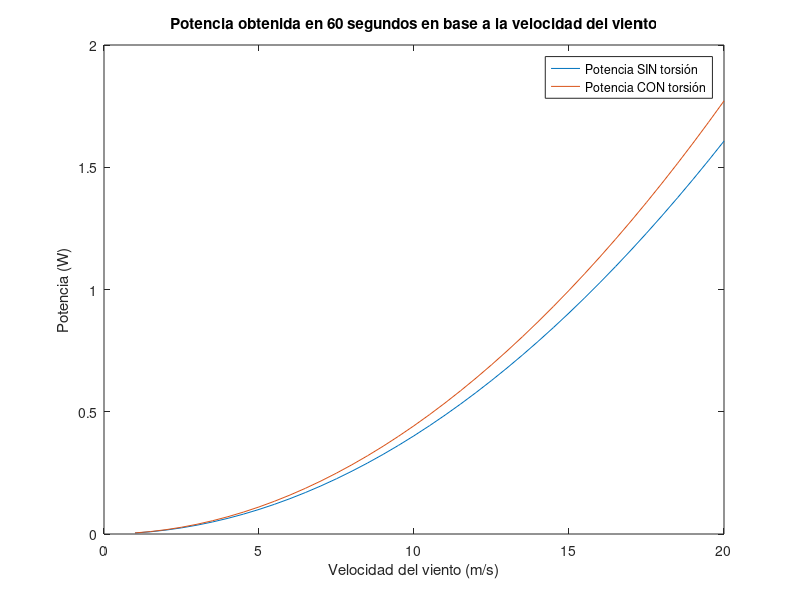

MATLAB code for this plot:
% José Antonio Fernández López
% TFG - Generación de energía con una turbina eólica flotante

%% Pruebas

%% Configuración

    % Densidad del aire
       Ro = 1.225; %Kg/m^3
    % Longitud de la pala
        L = 34; %m
    % Número de segmentos en los que se divide la pala
        N = 5;
        i = 1:N;
    % Ángulo inicial de giro
        theta_1 = 1; %Grados [º]

    % Variación de Theta_i
        Delta_theta = 0.03; %Grados [º]

        %Creamos el ángulo de torsión
        theta_i = zeros(1,N);
            for j = 1:N
                if j < 2
                    theta_i(1) = theta_1;
                else
                    theta_i(j) = theta_i(j-1) + Delta_theta;
                end
            end
    
        theta_1 =     (theta_1 * pi)     / 180; %Rad
        Delta_theta = (Delta_theta * pi) / 180; %Rad
        theta_i =     (theta_i .* pi)    / 180; %Rad
        
    % Densidad del material de la pala
        CFRP = 1410; %kg/m^3
        GFRP = 1500; %kg/m^3
        GFEpoxi = 1700; %kg/m^3
        dens_pala = [CFRP GFRP GFEpoxi];
    
    % Masa de la pala
        masa_pala = 5200; %Kg

%% Fórmulas para el cálculo inicial y completo de la pala de la turbina eólica.
 
  % Establecemos el buje y la punta
    Buje = 3; %m
    Punta = 0.6; %m
    L_i = L/N;

  % Se calcula la hipotenusa de borde de fuga
    H_bf = sqrt(((Buje - Punta)^2) + L^2);
  % Ahora el ángulo Phi, con el que decrece la chord line a lo largo de L
    Phi = asin( (Buje - Punta) / H_bf );
    Phi_deg = (Phi * 180) / pi;
  % Variables necesarias para el cálculo de la chord line
    altura_i = (((2*i) -1) * L) / (2*N);
    diagonal_i = (((2*i) -1) * H_bf) / (2*N);
    x_i = sqrt(diagonal_i.^2 - altura_i.^2);
   % Ya se puede obtener la línea de cuerda de cada segmento
    c_i = Buje - x_i;
    
  % Usando algunas fórmulas del desarrollo de Carlos Armenta Deu,
  % referenciado en mi trabajo.
    % Lado inicial de la pala
        c_left_i = c_i + (L_i/2) * tan(Phi);
    % Lado final de la pala
        c_right_i = c_i - (L_i/2) * tan(Phi);
    % Área de cada segmento de la pala
        S_i = ((c_left_i + c_right_i) / 2) * L_i;

    %Definición del brazo
        cateto_buje = (Buje/2) - (Punta/2);
        R_brazo = sqrt(cateto_buje.^2 + L.^2);
        brazo_i = (((2*i) -1) .* R_brazo) / (2*N);

    % Masa de cada segmento de la pala
        
        %¿Cómo hago para calcular la masa en base a las densidades de cada
        %uno de los materiales, me salen ~20000kg
        S_pala = sum(S_i); 
        m_i = (S_i/S_pala) * masa_pala;

    % Momento inercia del área de un trapecio
        I_area = (L_i^3).*((c_right_i.^2) + (4.*c_right_i.*c_left_i) + (c_left_i.^2)) ./ (36 .* (c_right_i + c_left_i));
        I_general = dens_pala(1) .* I_area;
        steiner_theorem = m_i .* (brazo_i.^2);

    % Momento de inercia general
        I = I_general + steiner_theorem;

    
    % Calculamos el tiempo, lo que tarda el viento para diferentes velocidades en atravesar el
    % segmento
        %intervalo_tiempo = c_i ./ u(v);
        u_viento = 1:0.5:20;
        M = length(u_viento);
        intervalo_tiempo = zeros(M,N);
        for j = 1:M
            for j2 = 1:N
                intervalo_tiempo(j,j2) = c_i(j2) ./ u_viento(j);
            end
        end

    % Tiempo de análisis de potencia
        tiempo_analisis = 60; %segundos
%% Cuando solo presenta ángulo de cabeceo
    % Fuerza del viento
        %F_viento_i = (1/2) .* Ro .* S_i .* (u(v).^2);

        F_viento_i = zeros(M,N);
        for j = 1:M
            for j2 = 1:N
                F_viento_i(j,j2) = (1/2) .* Ro .* S_i(j2) .* u_viento(j);
            end 
        end
    % Fuerza normal
        F_normal_i = F_viento_i .* sin(theta_1);
    % Momento de torsión
        torque_0 = F_normal_i .* brazo_i;
    % Torque global
        torque_global_0 = sum(torque_0,2);



    % Aceleración angular
        alpha_ang_0 = torque_0 ./ I;
    % Velocidad angular
        Omega_0 = tiempo_analisis .* alpha_ang_0;
        %Desconozco si hay que realizar la suma o la obtención del mayor
        %valor de esta
        Omega_0_max = max(Omega_0,[],2);
    % Potencia de la pala
        potencia_0 = torque_global_0 .* Omega_0_max;

%% Cuando presenta ángulo de cabeceo y torsión de los segmentos

    % Fuerza normal
        F_normal_i_torsion = F_viento_i .* sin(theta_i);
        
    % Momento de torsión
        %Se necesita multiplicar por el seno???? del ángulo de torsión para
        %sacar el torque del área efectiva
        torque_1 = zeros(M,N);
            for j = 1:M
                for j2 = 1:N
                    if j2 < 2
                        torque_1(j,j2) = F_normal_i_torsion(j,j2) .* brazo_i(j2);
                    else
                        torque_1(j,j2) = F_normal_i_torsion(j,j2) .* brazo_i(j2) .* cos(Delta_theta);
                    end
                end
            end

    % Torque global
        torque_global_1 = sum(torque_1,2);
    % Aceleración angular
        alpha_ang_1 = torque_1 ./ I;
    % Velocidad angular
        Omega_1 = tiempo_analisis .* alpha_ang_1;
        %Es con el max del segmento?, creo que sí.
        Omega_1_max = max(Omega_1,[],2);
    % Potencia de la pala
        potencia_1 = torque_global_1 .* Omega_1_max;

%% Eficiencia

    % Se calcula el % de mejora o empeoramiento mediante la torsión de los
    % segmentos de la pala

        eta = potencia_1 ./ potencia_0

        
%% Representaciones

 %Potencia obtenida dependiendo de la velocidad del viento
    x = u_viento;
    y0 = potencia_0.';
    y1 = potencia_1.';
        plot(x,y0);
        hold on;
        plot(x,y1);
        title('Potencia obtenida en 60 segundos en base a la velocidad del viento');
        xlabel('Velocidad del viento (m/s)');
        ylabel('Potencia (W)');
        legend('Potencia SIN torsión','Potencia CON torsión')